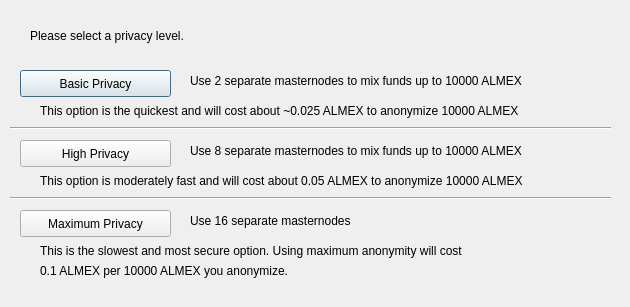
<?xml version="1.0" encoding="UTF-8"?>
<ui version="4.0">
 <class>DarksendConfig</class>
 <widget class="QDialog" name="DarksendConfig">
  <property name="geometry">
   <rect>
    <x>0</x>
    <y>0</y>
    <width>630</width>
    <height>307</height>
   </rect>
  </property>
  <property name="windowTitle">
   <string>Configure Darksend</string>
  </property>
  <widget class="QPushButton" name="buttonBasic">
   <property name="geometry">
    <rect>
     <x>20</x>
     <y>70</y>
     <width>151</width>
     <height>27</height>
    </rect>
   </property>
   <property name="text">
    <string>Basic Privacy</string>
   </property>
  </widget>
  <widget class="QPushButton" name="buttonHigh">
   <property name="geometry">
    <rect>
     <x>20</x>
     <y>140</y>
     <width>151</width>
     <height>27</height>
    </rect>
   </property>
   <property name="text">
    <string>High Privacy</string>
   </property>
  </widget>
  <widget class="QPushButton" name="buttonMax">
   <property name="geometry">
    <rect>
     <x>20</x>
     <y>210</y>
     <width>151</width>
     <height>27</height>
    </rect>
   </property>
   <property name="text">
    <string>Maximum Privacy</string>
   </property>
  </widget>
  <widget class="QLabel" name="label">
   <property name="geometry">
    <rect>
     <x>30</x>
     <y>20</y>
     <width>571</width>
     <height>31</height>
    </rect>
   </property>
   <property name="text">
    <string>Please select a privacy level.</string>
   </property>
  </widget>
  <widget class="QLabel" name="label_2">
   <property name="geometry">
    <rect>
     <x>190</x>
     <y>70</y>
     <width>421</width>
     <height>21</height>
    </rect>
   </property>
   <property name="text">
    <string>Use 2 separate masternodes to mix funds up to 10000 ALMEX</string>
   </property>
  </widget>
  <widget class="QLabel" name="label_3">
   <property name="geometry">
    <rect>
     <x>190</x>
     <y>140</y>
     <width>411</width>
     <height>21</height>
    </rect>
   </property>
   <property name="text">
    <string>Use 8 separate masternodes to mix funds up to 10000 ALMEX</string>
   </property>
  </widget>
  <widget class="QLabel" name="label_4">
   <property name="geometry">
    <rect>
     <x>190</x>
     <y>210</y>
     <width>421</width>
     <height>21</height>
    </rect>
   </property>
   <property name="text">
    <string>Use 16 separate masternodes</string>
   </property>
  </widget>
  <widget class="QLabel" name="label_6">
   <property name="geometry">
    <rect>
     <x>40</x>
     <y>100</y>
     <width>561</width>
     <height>21</height>
    </rect>
   </property>
   <property name="text">
    <string>This option is the quickest and will cost about ~0.025 ALMEX to anonymize 10000 ALMEX</string>
   </property>
  </widget>
  <widget class="QLabel" name="label_7">
   <property name="geometry">
    <rect>
     <x>40</x>
     <y>170</y>
     <width>561</width>
     <height>21</height>
    </rect>
   </property>
   <property name="text">
    <string>This option is moderately fast and will cost about 0.05 ALMEX to anonymize 10000 ALMEX</string>
   </property>
  </widget>
  <widget class="QLabel" name="label_8">
   <property name="geometry">
    <rect>
     <x>40</x>
     <y>240</y>
     <width>561</width>
     <height>21</height>
    </rect>
   </property>
   <property name="text">
    <string>This is the slowest and most secure option. Using maximum anonymity will cost</string>
   </property>
  </widget>
  <widget class="QLabel" name="label_9">
   <property name="geometry">
    <rect>
     <x>40</x>
     <y>260</y>
     <width>561</width>
     <height>21</height>
    </rect>
   </property>
   <property name="text">
    <string>0.1 ALMEX per 10000 ALMEX you anonymize.</string>
   </property>
  </widget>
  <widget class="Line" name="line">
   <property name="geometry">
    <rect>
     <x>10</x>
     <y>120</y>
     <width>601</width>
     <height>16</height>
    </rect>
   </property>
   <property name="orientation">
    <enum>Qt::Horizontal</enum>
   </property>
  </widget>
  <widget class="Line" name="line_2">
   <property name="geometry">
    <rect>
     <x>10</x>
     <y>190</y>
     <width>601</width>
     <height>16</height>
    </rect>
   </property>
   <property name="orientation">
    <enum>Qt::Horizontal</enum>
   </property>
  </widget>
 </widget>
 <resources/>
 <connections/>
</ui>
